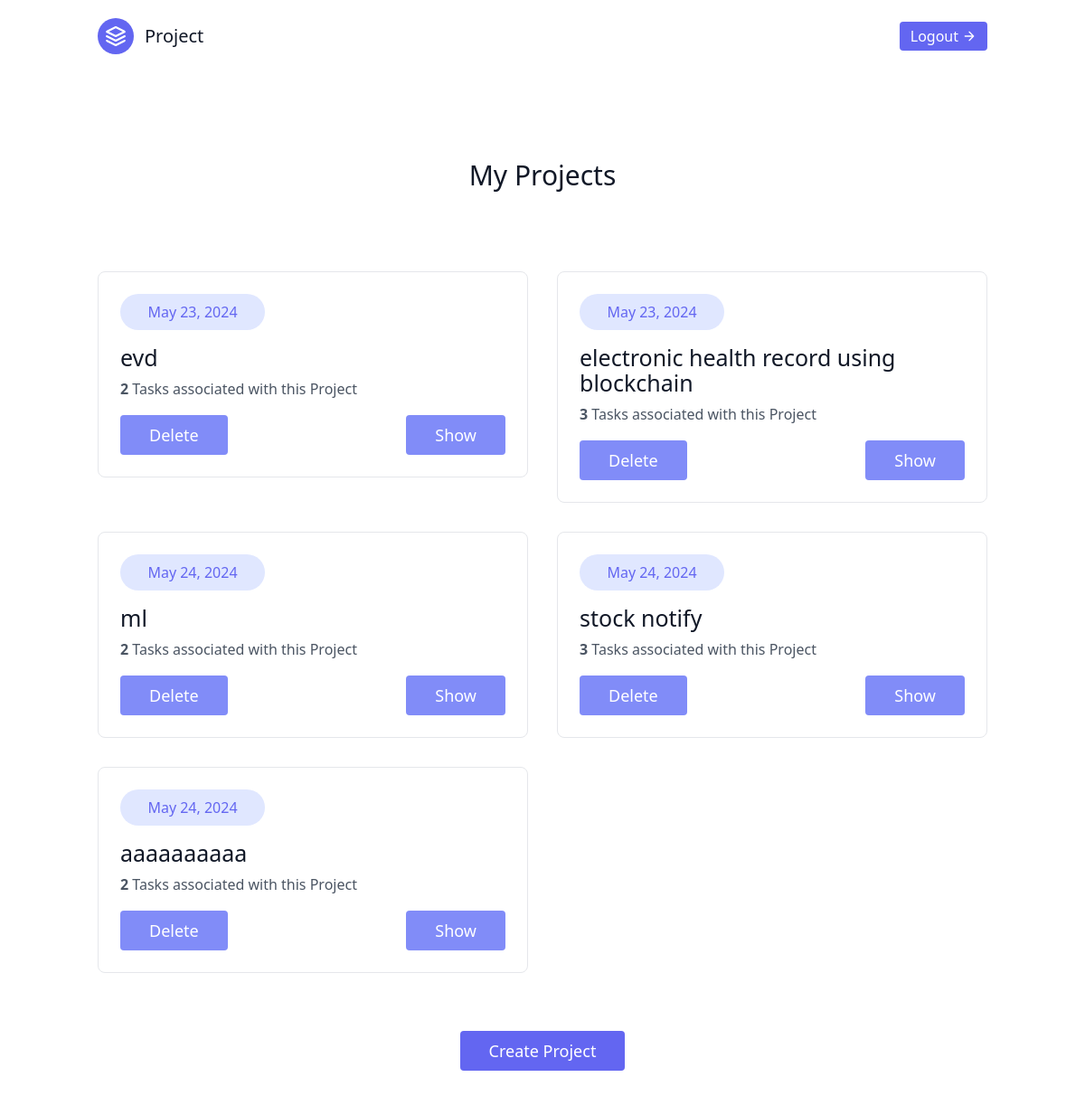
The page /view_project/ (signed in) on the database its author committed.
### homechallenge_app/models.py (models this page shows)
class Project(models.Model):
    title=models.CharField(max_length=100)
    todos=models.IntegerField()
    created_date=models.DateField()
    created_by = models.ForeignKey(User, on_delete=models.CASCADE)

### homechallenge_app/views.py (the view)
# urls.py: path('view_project/', views.view_project, name='view_project'),
@login_required
def view_project(request):
    projects = Project.objects.filter(created_by=request.user)
    return render(request,"view_project.html",{"projects": projects})

### templates/view_project.html (shortened to what this page needs)
{% extends 'base.html' %}
 {% block content %}
<header class="text-gray-600 body-font">
  <div class="container mx-auto flex flex-wrap p-5 flex-col md:flex-row items-center">
    <a class="flex title-font font-medium items-center text-gray-900 mb-4 md:mb-0">
      <svg xmlns="http://www.w3.org/2000/svg" fill="none" stroke="currentColor" stroke-linecap="round" stroke-linejoin="round" stroke-width="2" class="w-10 h-10 text-white p-2 bg-indigo-500 rounded-full" viewBox="0 0 24 24">
        <path d="M12 2L2 7l10 5 10-5-10-5zM2 17l10 5 10-5M2 12l10 5 10-5"></path>
      </svg>
      <span class="ml-3 text-xl">Project</span>
    </a>
    <button class="inline-flex items-center bg-indigo-500 border-0 py-1 px-3 focus:outline-none hover:bg-indigo-200 rounded hover:text-indigo-500 text-white mt-4 md:mt-0"><a href="/logout/">Logout </a>
      <svg fill="none" stroke="currentColor" stroke-linecap="round" stroke-linejoin="round" stroke-width="2" class="w-4 h-4 ml-1" viewBox="0 0 24 24">
        <path d="M5 12h14M12 5l7 7-7 7"></path>
      </svg>
    </button>
  </div>
</header>
<section class="text-gray-600 body-font">
  <div class="container px-5 py-24 mx-auto">
    <div class="flex flex-wrap w-full mb-20 flex-col items-center text-center">
      <h1 class="sm:text-3xl text-2xl font-medium title-font mb-2 text-gray-900">My Projects</h1>
    </div>
    <div class="flex flex-wrap -m-4">
      {% for project in projects %}
      <div class="xl:w-1/3 md:w-1/2 p-4">
        <div class="border border-gray-200 p-6 rounded-lg">
          <div class="flex items-center justify-between mb-4">
            <div class="w-40 h-10 inline-flex items-center justify-center rounded-full bg-indigo-100 text-indigo-500">
              <p>{{project.created_date}}</p>
            </div>
          </div>
          <h2 class="text-lg text-gray-900 font-medium title-font mb-2" style="font-size:25px">{{ project.title }}</h2>
          <p class="leading-relaxed text-base"><b>{{ project.todos }}</b> Tasks associated with this Project</p>
          <div class="flex justify-between mt-4">
            <button class="text-white bg-indigo-400 border-0 py-2 px-8 focus:outline-none hover:bg-red-600 rounded text-lg">
              <a href="/delete_project/{{project.id}}">Delete</a>
            </button>
            <button class="text-white bg-indigo-400 border-0 py-2 px-8 focus:outline-none hover:bg-indigo-600 rounded text-lg">
              <a href="/show_todos/{{project.id}}">Show</a>
            </button>
          </div>
        </div>
      </div>
      {% endfor %}
    </div>
    <button class="flex mx-auto mt-16 text-white bg-indigo-500 border-0 py-2 px-8 focus:outline-none hover:bg-indigo-600 rounded text-lg"><a href="{% url 'create' %}">Create Project</a></button>
  </div>
</section>
{% endblock   %}

### templates/base.html (shortened to what this page needs)
<!DOCTYPE html>
<html lang="en">
<head>
    <script src="https://cdn.tailwindcss.com"></script>
</head>
<body>
    <main>
        {% block content %}
        {% endblock %}
    </main>
</body>
</html>

### rows shown on the page
Project: created_date "May 23, 2024", title "evd", todos "2"
Project: created_date "May 23, 2024", title "electronic health record using blockchain", todos "3"
Project: created_date "May 24, 2024", title "ml", todos "2"
Project: created_date "May 24, 2024", title "stock notify", todos "3"
Project: created_date "May 24, 2024", title "aaaaaaaaaa", todos "2"
